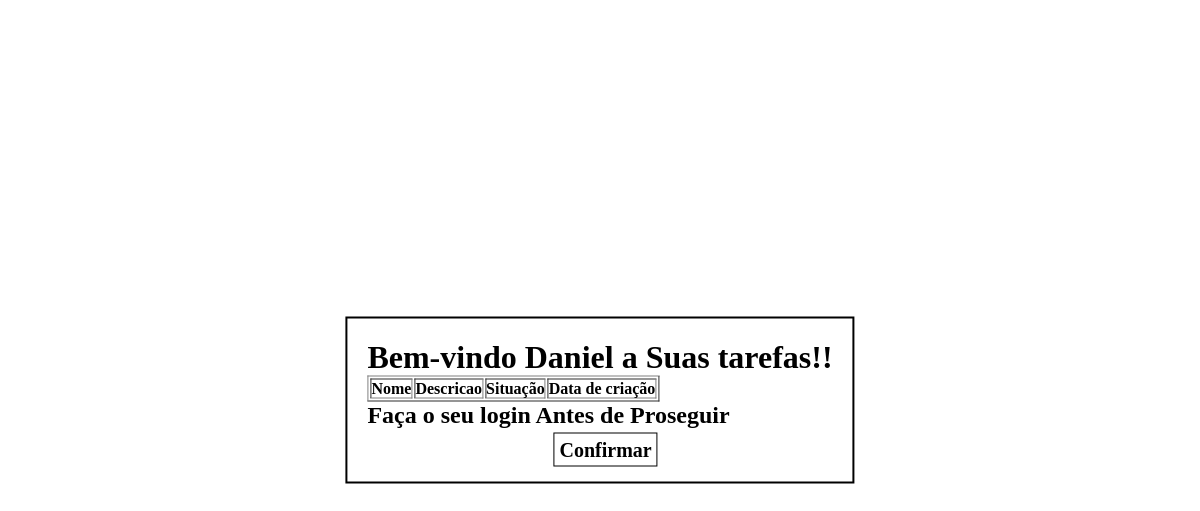
The page /tarefas/ on the database as committed earlier.
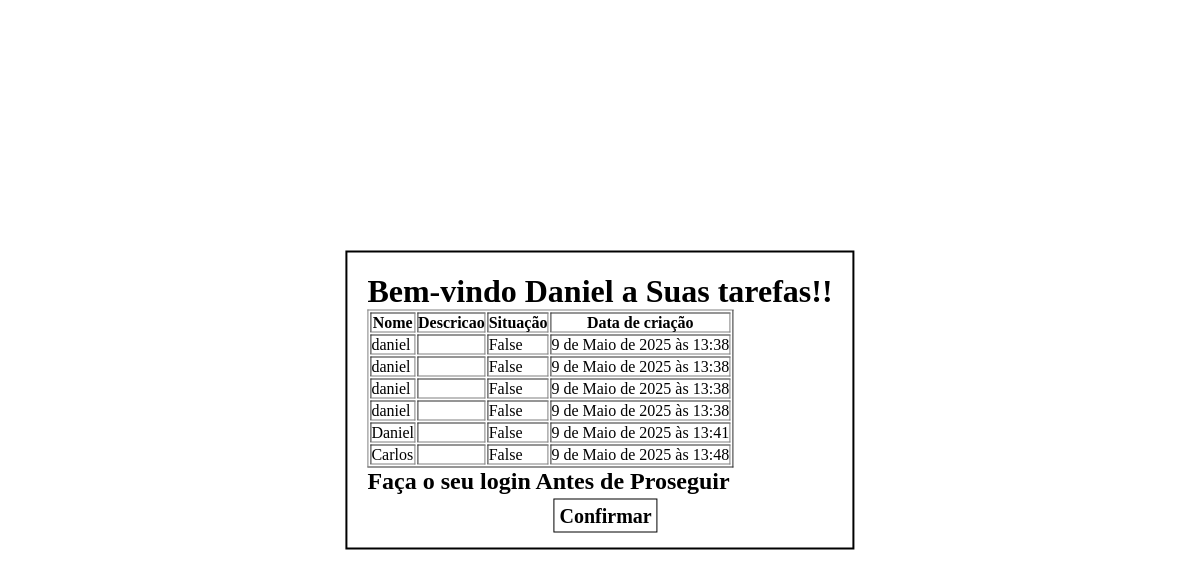
The same page on the database as committed later.
### tarefa/models.py (models this page shows, shortened)
class tarefaModel(models.Model):
    nome = models.CharField(max_length=100)
    descricao = models.TextField(null=True, blank=True)
    completo = models.BooleanField(default=False)
    dataCriacao = models.DateTimeField(auto_now_add=True)

### tarefa/views.py (the view)
# urls.py: path("", views.tarefasHome, name="abaHome"),
def tarefasHome(request):
    contexto = {
    "Nome":"Daniel",
    "tarefas":tarefaModel.objects.all()
    }
    return render(request,"tarefas/home.html", contexto)

### templates/tarefas/home.html (shortened to what this page needs)
<!DOCTYPE html>
<html lang="pt-br">
<head>
</head>
<body>
    <div class="container">
        <h1>Bem-vindo {{Nome}} a Suas tarefas!!</h1>
        <table border="1">
            <thead>
                <th>Nome</th>
                <th>Descricao</th>
                <th>Situação</th>
                <th>Data de criação</th>
            </thead>
            <tbody>
                {%for tarefa in tarefas%}
                    <tr>
                        <td>{{tarefa.nome}}</td>
                        <td>{{tarefa.descricao}}</td>
                        <td>{{tarefa.completo}}</td>
                        <td>{{tarefa.dataCriacao}}</td>
                    </tr>
                {% endfor %}
            </tbody>
        </table>
        <h2>Faça o seu login Antes de Proseguir</h2>
        <a href="{%url 'tarefas:abaLogin' %}">Confirmar</a>
    </div>
</body>
</html>

### templates/tarefas/home.html (style rules this page uses)
* { margin: 0; padding: 0; box-sizing: border-box; }
.container { border: 2px solid black; position: absolute; top: 50%; left: 50%; transform: translate(-50%,-50%); padding: 20px; }
a { color: black; text-decoration: none; font-size: 20px; border: 1px solid black; font-weight: bold; padding: 5px; margin: 40%; }
h2 { margin-bottom: 10px; }

Rows that differ between the two databases and show on the page:
added tarefaModel: nome "daniel", completo "False", dataCriacao "9 de Maio de 2025 às 13:38"
added tarefaModel: nome "daniel", completo "False", dataCriacao "9 de Maio de 2025 às 13:38"
added tarefaModel: nome "daniel", completo "False", dataCriacao "9 de Maio de 2025 às 13:38"
added tarefaModel: nome "daniel", completo "False", dataCriacao "9 de Maio de 2025 às 13:38"
added tarefaModel: nome "Daniel", completo "False", dataCriacao "9 de Maio de 2025 às 13:41"
added tarefaModel: nome "Carlos", completo "False", dataCriacao "9 de Maio de 2025 às 13:48"
